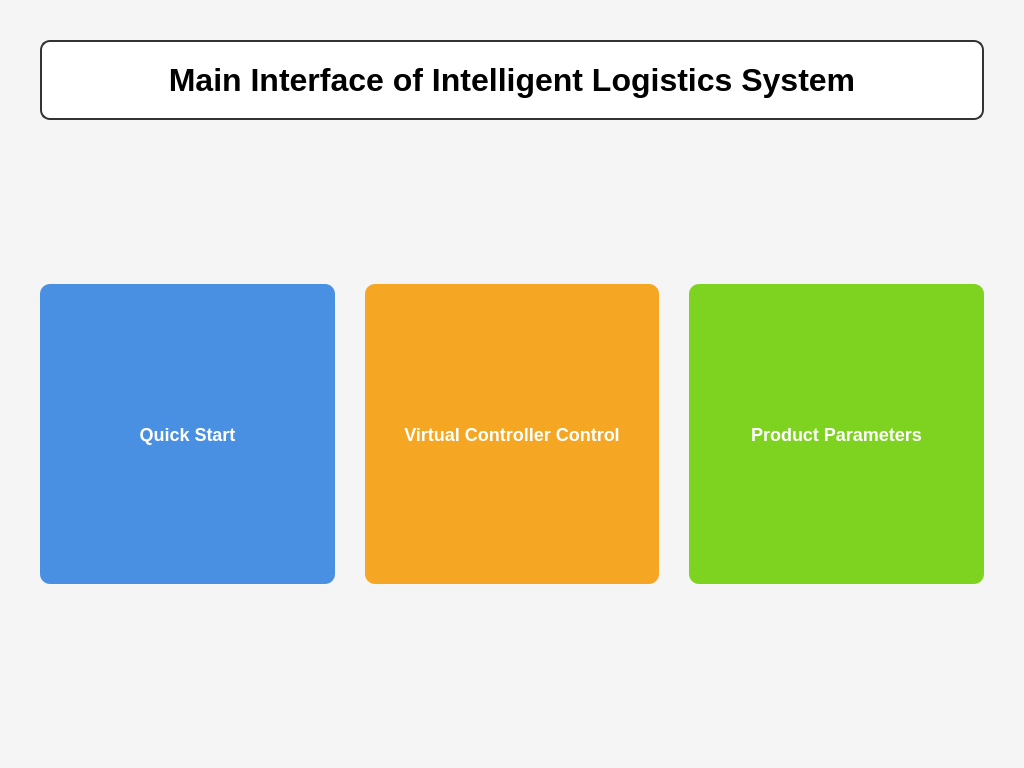
<?xml version="1.0" encoding="UTF-8"?>
<ui version="4.0">
 <class>MainMenu</class>
 <widget class="QWidget" name="MainMenu">
  <property name="geometry">
   <rect>
    <x>0</x>
    <y>0</y>
    <width>1024</width>
    <height>768</height>
   </rect>
  </property>
  <property name="windowTitle">
   <string>Intelligent Logistics System</string>
  </property>
  <property name="styleSheet">
   <string notr="true">QWidget {
    background-color: #f5f5f5;
}
QPushButton {
    border: none;
    border-radius: 10px;
    font-size: 18px;
    font-weight: bold;
    color: white;
}
QPushButton:hover {
    opacity: 0.9;
}</string>
  </property>
  <layout class="QVBoxLayout" name="verticalLayout">
   <property name="spacing">
    <number>20</number>
   </property>
   <property name="leftMargin">
    <number>40</number>
   </property>
   <property name="topMargin">
    <number>40</number>
   </property>
   <property name="rightMargin">
    <number>40</number>
   </property>
   <property name="bottomMargin">
    <number>40</number>
   </property>
   <item>
    <widget class="QLabel" name="titleLabel">
     <property name="minimumSize">
      <size>
       <width>0</width>
       <height>80</height>
      </size>
     </property>
     <property name="font">
      <font>
       <family>Arial</family>
       <pointsize>24</pointsize>
       <weight>75</weight>
       <bold>true</bold>
      </font>
     </property>
     <property name="styleSheet">
      <string notr="true">QLabel {
    background-color: white;
    border: 2px solid #333;
    border-radius: 10px;
    padding: 20px;
}</string>
     </property>
     <property name="text">
      <string>Main Interface of Intelligent Logistics System</string>
     </property>
     <property name="alignment">
      <set>Qt::AlignCenter</set>
     </property>
    </widget>
   </item>
   <item>
    <spacer name="verticalSpacer">
     <property name="orientation">
      <enum>Qt::Vertical</enum>
     </property>
     <property name="sizeHint" stdset="0">
      <size>
       <width>20</width>
       <height>40</height>
      </size>
     </property>
    </spacer>
   </item>
   <item>
    <layout class="QHBoxLayout" name="horizontalLayout">
     <property name="spacing">
      <number>30</number>
     </property>
     <item>
      <widget class="QPushButton" name="quickStartButton">
       <property name="minimumSize">
        <size>
         <width>250</width>
         <height>300</height>
        </size>
       </property>
       <property name="styleSheet">
        <string notr="true">QPushButton {
    background-color: #4A90E2;
}
QPushButton:hover {
    background-color: #357ABD;
}</string>
       </property>
       <property name="text">
        <string>Quick Start</string>
       </property>
      </widget>
     </item>
     <item>
      <widget class="QPushButton" name="controllerButton">
       <property name="minimumSize">
        <size>
         <width>250</width>
         <height>300</height>
        </size>
       </property>
       <property name="styleSheet">
        <string notr="true">QPushButton {
    background-color: #F5A623;
}
QPushButton:hover {
    background-color: #E09612;
}</string>
       </property>
       <property name="text">
        <string>Virtual Controller Control</string>
       </property>
      </widget>
     </item>
     <item>
      <widget class="QPushButton" name="parametersButton">
       <property name="minimumSize">
        <size>
         <width>250</width>
         <height>300</height>
        </size>
       </property>
       <property name="styleSheet">
        <string notr="true">QPushButton {
    background-color: #7ED321;
}
QPushButton:hover {
    background-color: #6BB91C;
}</string>
       </property>
       <property name="text">
        <string>Product Parameters</string>
       </property>
      </widget>
     </item>
    </layout>
   </item>
   <item>
    <spacer name="verticalSpacer_2">
     <property name="orientation">
      <enum>Qt::Vertical</enum>
     </property>
     <property name="sizeHint" stdset="0">
      <size>
       <width>20</width>
       <height>40</height>
      </size>
     </property>
    </spacer>
   </item>
  </layout>
 </widget>
 <resources/>
 <connections/>
</ui>
